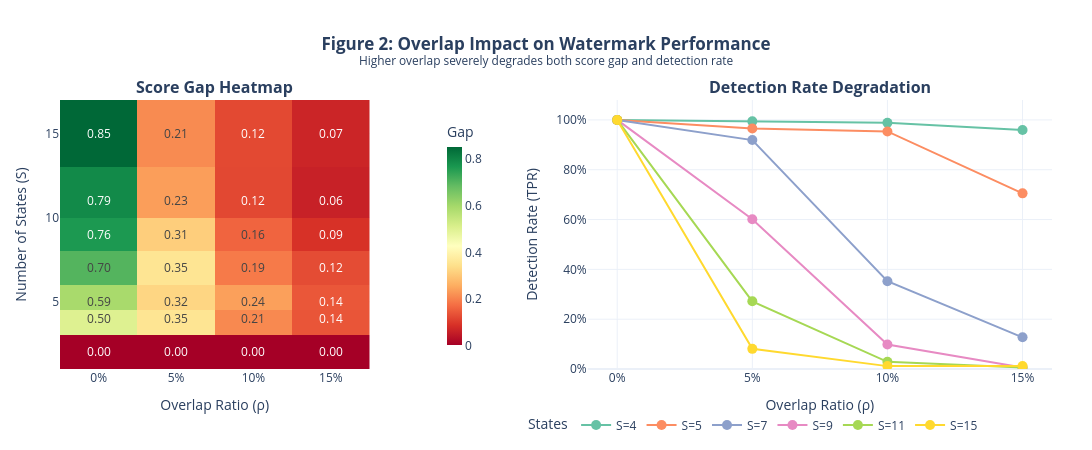

Write notebook code for a chart like this one.
### Markdown cell above
## 4. Overlap Impact Analysis

How vocabulary overlap affects score gap and detection rate across all configurations.

### Code cell
# Figure 2: Overlap Impact Analysis (side-by-side with proper spacing)
from plotly.subplots import make_subplots

# Create 1x2 horizontal layout with more spacing
fig = make_subplots(
    rows=1, cols=2,
    subplot_titles=('<b>Score Gap Heatmap</b>', '<b>Detection Rate Degradation</b>'),
    horizontal_spacing=0.22,  # Increased spacing for colorbar
    column_widths=[0.4, 0.6]  # Give more room to the line chart
)

# Left: Heatmap
pivot_gap = df.pivot(index='num_states', columns='overlap', values='gap')
pivot_gap.columns = ['0%', '5%', '10%', '15%']

fig.add_trace(go.Heatmap(
    z=pivot_gap.values, x=['0%', '5%', '10%', '15%'], y=pivot_gap.index.tolist(),
    colorscale='RdYlGn', text=np.round(pivot_gap.values, 2), texttemplate='%{text:.2f}',
    colorbar=dict(title='Gap', x=0.38, len=0.9, thickness=15),
    showscale=True
), row=1, col=1)

# Right: Detection Rate Lines
df_valid = df[df['num_states'] >= 4].copy()
colors = px.colors.qualitative.Set2
for i, s in enumerate([4, 5, 7, 9, 11, 15]):
    subset = df_valid[df_valid['num_states'] == s]
    fig.add_trace(go.Scatter(
        x=subset['overlap_pct'], y=subset['wm_tpr'], mode='lines+markers',
        name=f'S={s}', line=dict(color=colors[i], width=2), marker=dict(size=10)
    ), row=1, col=2)

fig.update_xaxes(title_text='Overlap Ratio (ρ)', row=1, col=1)
fig.update_xaxes(title_text='Overlap Ratio (ρ)', row=1, col=2)
fig.update_yaxes(title_text='Number of States (S)', row=1, col=1)
fig.update_yaxes(title_text='Detection Rate (TPR)', tickformat=',.0%', range=[0, 1.08], row=1, col=2)

fig.update_layout(
    title=dict(text='<b>Figure 2: Overlap Impact on Watermark Performance</b><br><sup>Higher overlap severely degrades both score gap and detection rate</sup>', x=0.5),
    template='plotly_white', height=450, width=1200,
    legend=dict(title='States', orientation='h', yanchor='top', y=-0.15, xanchor='center', x=0.7),
    margin=dict(b=80, l=60, r=40)
)

fig.write_image(f'{PICTURES_DIR}/fig2_overlap_impact.png', scale=2)
fig.show()

### Figure 1 — Plotly figure (JSON) as saved in the notebook; plotly's stock layout.template omitted (floating-point values rounded to 4 significant figures)
{"data": [{"colorbar": {"len": 0.9, "thickness": 15, "title": {"text": "Gap"}, "x": 0.38}, "colorscale": [[0, "rgb(165,0,38)"], [0.1, "rgb(215,48,39)"], [0.2, "rgb(244,109,67)"], [0.3, "rgb(253,174,97)"], [0.4, "rgb(254,224,139)"], [0.5, "rgb(255,255,191)"], [0.6, "rgb(217,239,139)"], [0.7, "rgb(166,217,106)"], [0.8, "rgb(102,189,99)"], [0.9, "rgb(26,152,80)"], [1, "rgb(0,104,55)"]], "showscale": true, "text": [[0.0, 0.0, 0.0, 0.0], [0.5, 0.35, 0.21, 0.14], [0.59, 0.32, 0.24, 0.14], [0.7, 0.35, 0.19, 0.12], [0.76, 0.31, 0.16, 0.09], [0.79, 0.23, 0.12, 0.06], [0.85, 0.21, 0.12, 0.07]], "texttemplate": "%{text:.2f}", "type": "heatmap", "x": ["0%", "5%", "10%", "15%"], "xaxis": "x", "y": [2, 4, 5, 7, 9, 11, 15], "yaxis": "y", "z": [[0.0, 0.0, 0.0, 0.0], [0.4997, 0.3534, 0.2068, 0.1371], [0.5893, 0.3239, 0.237, 0.1397], [0.7007, 0.3528, 0.1869, 0.1236], [0.7626, 0.3097, 0.1581, 0.08578], [0.7904, 0.2343, 0.1179, 0.05786], [0.8501, 0.2089, 0.1197, 0.06526]]}, {"line": {"color": "rgb(102,194,165)", "width": 2}, "marker": {"size": 10}, "mode": "lines+markers", "name": "S=4", "type": "scatter", "x": ["0%", "5%", "10%", "15%"], "xaxis": "x2", "y": [1.0, 0.9942, 0.9884, 0.9595], "yaxis": "y2"}, {"line": {"color": "rgb(252,141,98)", "width": 2}, "marker": {"size": 10}, "mode": "lines+markers", "name": "S=5", "type": "scatter", "x": ["0%", "5%", "10%", "15%"], "xaxis": "x2", "y": [1.0, 0.9653, 0.9538, 0.7052], "yaxis": "y2"}, {"line": {"color": "rgb(141,160,203)", "width": 2}, "marker": {"size": 10}, "mode": "lines+markers", "name": "S=7", "type": "scatter", "x": ["0%", "5%", "10%", "15%"], "xaxis": "x2", "y": [1.0, 0.9191, 0.3526, 0.1272], "yaxis": "y2"}, {"line": {"color": "rgb(231,138,195)", "width": 2}, "marker": {"size": 10}, "mode": "lines+markers", "name": "S=9", "type": "scatter", "x": ["0%", "5%", "10%", "15%"], "xaxis": "x2", "y": [1.0, 0.6012, 0.09827, 0.00578], "yaxis": "y2"}, {"line": {"color": "rgb(166,216,84)", "width": 2}, "marker": {"size": 10}, "mode": "lines+markers", "name": "S=11", "type": "scatter", "x": ["0%", "5%", "10%", "15%"], "xaxis": "x2", "y": [1.0, 0.2717, 0.0289, 0.00578], "yaxis": "y2"}, {"line": {"color": "rgb(255,217,47)", "width": 2}, "marker": {"size": 10}, "mode": "lines+markers", "name": "S=15", "type": "scatter", "x": ["0%", "5%", "10%", "15%"], "xaxis": "x2", "y": [1.0, 0.08092, 0.01156, 0.01156], "yaxis": "y2"}], "layout": {"annotations": [{"font": {"size": 16}, "showarrow": false, "text": "<b>Score Gap Heatmap</b>", "x": 0.156, "xanchor": "center", "xref": "paper", "y": 1, "yanchor": "bottom", "yref": "paper"}, {"font": {"size": 16}, "showarrow": false, "text": "<b>Detection Rate Degradation</b>", "x": 0.766, "xanchor": "center", "xref": "paper", "y": 1, "yanchor": "bottom", "yref": "paper"}], "height": 450, "legend": {"orientation": "h", "title": {"text": "States"}, "x": 0.7, "xanchor": "center", "y": -0.15, "yanchor": "top"}, "margin": {"b": 80, "l": 60, "r": 40}, "title": {"text": "<b>Figure 2: Overlap Impact on Watermark Performance</b><br><sup>Higher overlap severely degrades both score gap and detection rate</sup>", "x": 0.5}, "width": 1200, "xaxis": {"anchor": "y", "domain": [0, 0.312], "title": {"text": "Overlap Ratio (ρ)"}}, "xaxis2": {"anchor": "y2", "domain": [0.532, 1], "title": {"text": "Overlap Ratio (ρ)"}}, "yaxis": {"anchor": "x", "domain": [0, 1], "title": {"text": "Number of States (S)"}}, "yaxis2": {"anchor": "x2", "domain": [0, 1], "range": [0, 1.08], "tickformat": ",.0%", "title": {"text": "Detection Rate (TPR)"}}}}
